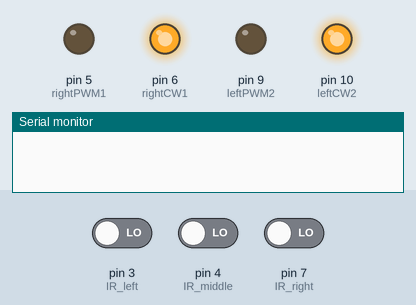
Simulated run of this sketch. Board: Arduino Uno, built with avr-gcc and run on an emulated ATmega328P. Parts: output pins drawn as LEDs (lit = HIGH), the last lines printed to the serial monitor. The inputs (shaded band) are chosen by the test bench; at power-on: pin 3 (IR_left) LOW, pin 4 (IR_middle) LOW, pin 7 (IR_right) LOW.

Above: at 1.2 s.
1.3 s: pin 3 (IR_left) driven HIGH
At 1.9 s:
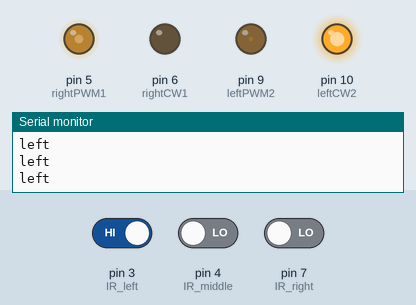
2.8 s: pin 4 (IR_middle) driven HIGH
At 3.5 s:
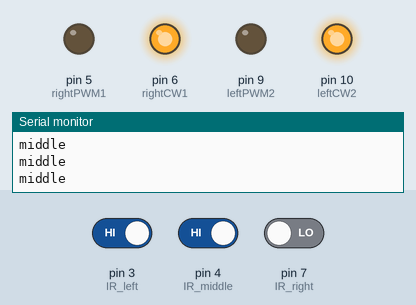
4.7 s: pin 4 (IR_middle) driven LOW
At 5.9 s:
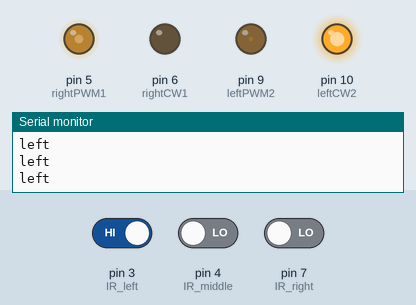
6.2 s: pin 7 (IR_right) driven HIGH
At 7.3 s:
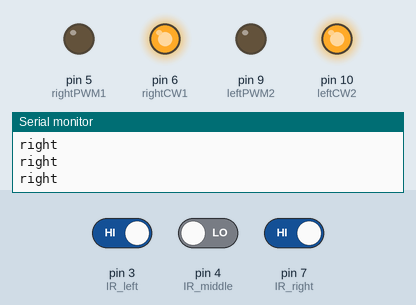
8.1 s: pin 3 (IR_left) driven LOW
At 8.8 s:
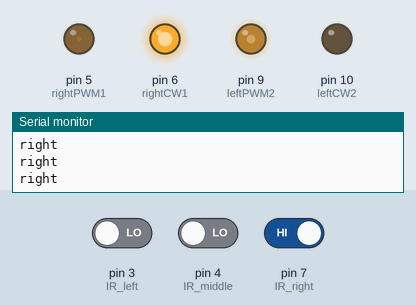
9.6 s: pin 7 (IR_right) driven LOW
At 10.8 s:
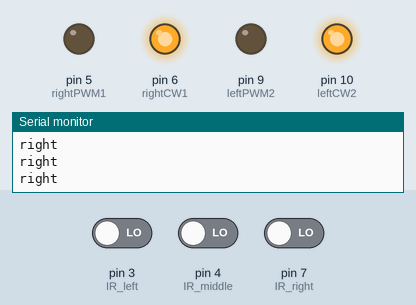
Timing chart, 0 to 12.1 s (numbered marks = the images above; inputs shaded):
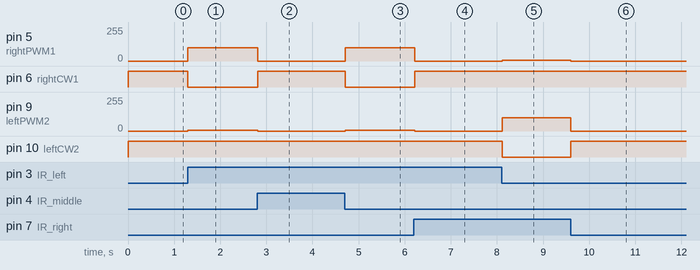

The sketch:

FindPath_Car_02.ino
```cpp
//小车循迹程序
//通过3个红外传感器的判断，实现对小车的控制
int IR_right=7;//定义右红外传感器引脚
int IR_middle=4;//定义中间红外传感器引脚
int IR_left=3;//定义左红外传感器引脚


int rightPWM1=5; //连接电机1调速端口到数字接口5
int rightCW1=6;//连接电机1转向端口到数字接口6
int leftPWM2=9;  //连接电机2调速端口到数字接口9
int leftCW2=10;//连接电机2转向端口到数字接口10

void setup()
{
  //设置各个数字端口的输入输出状态
  pinMode(IR_right,INPUT);
  pinMode(IR_left,INPUT);
  pinMode(IR_middle,INPUT);
  pinMode(rightCW1,OUTPUT);
  pinMode(rightPWM1,OUTPUT);
  pinMode(leftCW2,OUTPUT);
  pinMode(leftPWM2,OUTPUT);
   Serial.begin(9600);
}
void advance()//前进程序
{
  digitalWrite(rightPWM1,LOW);//电机1全速前进
  digitalWrite(leftPWM2,LOW);//电机2全速前进
  digitalWrite(rightCW1,HIGH);//电机1正转
  digitalWrite(leftCW2,HIGH);//电机2正转
}
void right()//右转程序
{
  analogWrite(rightPWM1,100);//电机1全速前进
  analogWrite(leftPWM2,6);//电机2缓慢转动
  digitalWrite(rightCW1,LOW);//电机1正转
  digitalWrite(leftCW2,HIGH);//电机1反转
}
void left()//左转程序
{
  analogWrite(rightPWM1,6); //电机1缓慢转动
  analogWrite(leftPWM2,100);//电机2全速前进
  digitalWrite(rightCW1,HIGH);//电机1反转
  digitalWrite(leftCW2,LOW);//电机1正转
}

void loop()
{
  int Right=digitalRead(IR_right);
  int Left=digitalRead(IR_left);
  int Middle=digitalRead(IR_middle); //读3红外传感器信号

  if(Middle==HIGH)
  {
    Serial.println("middle");
  }else if(Right==HIGH){
    Serial.println("right");
  }else if(Left==HIGH){
    Serial.println("left");
  }


  //如果中间为高电平，左、右为低电平
  //说明小车没有偏离轨道
  if(Middle==HIGH&&Right==LOW&&Left==LOW)
  {
    advance();//小车前进
  }
  //如果右边为高电平，中间、左为低电平
  //说明小车偏右
  else if(Middle==LOW&&Right==HIGH&&Left==LOW)
  {
    left();//小车左转
  }
  //如果左边为高电平，中间、右为低电平
  //说明小车偏左
  else if(Middle==LOW&&Right==LOW&&Left==HIGH)
  {
    right();//小车右转
  }
  //小车的3红外传感器距离可能导致3传感器都为低电平或者没检测到黑线3传感器都为高电平
  //小车默认前进
  else
  {
    advance();
  }
}
```

Measured:
- after the input at 1.3 s, pin 5 (rightPWM1): 0/255 → 100/255 at once; pin 6 (rightCW1): HIGH → LOW at once; pin 9 (leftPWM2): 0/255 → 6/255 at once
- after the input at 2.8 s, pin 5 (rightPWM1): 100/255 → 0/255 at once; pin 6 (rightCW1): LOW → HIGH at once; pin 9 (leftPWM2): 6/255 → 0/255 at once
- after the input at 4.7 s, pin 5 (rightPWM1): 0/255 → 100/255 at once; pin 6 (rightCW1): HIGH → LOW at once; pin 9 (leftPWM2): 0/255 → 6/255 at once
- after the input at 6.2 s, pin 5 (rightPWM1): 100/255 → 0/255 at once; pin 6 (rightCW1): LOW → HIGH at once; pin 9 (leftPWM2): 6/255 → 0/255 at once
- after the input at 8.1 s, pin 5 (rightPWM1): 0/255 → 6/255 at once; pin 9 (leftPWM2): 0/255 → 100/255 at once; pin 10 (leftCW2): HIGH → LOW at once
- after the input at 9.6 s, pin 5 (rightPWM1): 6/255 → 0/255 at once; pin 9 (leftPWM2): 100/255 → 0/255 at once; pin 10 (leftCW2): LOW → HIGH at once
